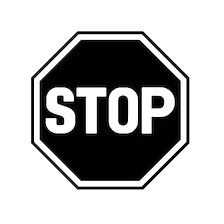
#> input picture assets/binaryimage.jpg, 224 x 224 px
$ jupyter execute exp8.ipynb
#> lines starting #> are read from the running program, lines starting #| are printed output that depends on the picture
[cell 1]
import cv2
from google.colab.patches import cv2_imshow

def image_negative(image_path):
#> called with image_path = 'assets/binaryimage.jpg'
    img = cv2.imread(image_path, cv2.IMREAD_UNCHANGED)
#> img is the input picture: shape (224, 224, 3); min 0, max 255, mean 182.5
    print(f"Image: {image_path} - Shape: {img.shape}")
#| Image: assets/binaryimage.jpg - Shape: (224, 224, 3)

    if len(img.shape) == 2:
        neg = 255 - img
    else:
        b, g, r = cv2.split(img)
        b_neg = 255 - b
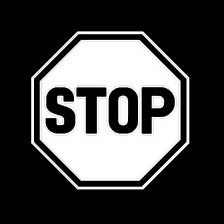
#> b_neg: shape (224, 224); min 0, max 255, mean 72.5
        g_neg = 255 - g
        r_neg = 255 - r
        neg = cv2.merge([b_neg, g_neg, r_neg])

    cv2_imshow(img)
    cv2_imshow(neg)


colorimage = 'assets/binaryimage.jpg'
greyimage = 'assets/tigergrey.jpeg'
binaryimage = 'assets/tiger.jpg'

image_negative(colorimage)
image_negative(greyimage)
#> call 2 of image_negative, with image_path = 'assets/tigergrey.jpeg'
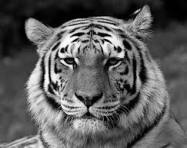
#> input picture assets/tigergrey.jpeg, 187 x 148 px
#> in image_negative, img is the input picture: shape (148, 187); min 0, max 255, mean 92.7
#| Image: assets/tigergrey.jpeg - Shape: (148, 187)
#> in image_negative (call 2), `neg = 255 - img`:
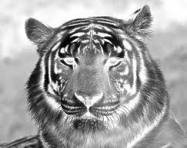
#> neg: shape (148, 187); min 0, max 255, mean 162.3
image_negative(binaryimage)
#> call 3 of image_negative, with image_path = 'assets/tiger.jpg'
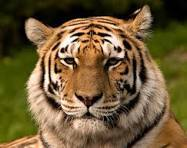
#> input picture assets/tiger.jpg, 187 x 148 px
#> in image_negative, img is the input picture: shape (148, 187, 3); mean B, G, R 55.9, 90.9, 110.4
#| Image: assets/tiger.jpg - Shape: (148, 187, 3)
#> in image_negative (call 3), `b, g, r = cv2.split(img)`:
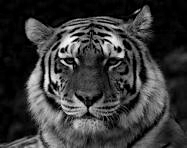
#> b: shape (148, 187); min 0, max 255, mean 55.9
#> in image_negative (call 3), `b, g, r = cv2.split(img)`:
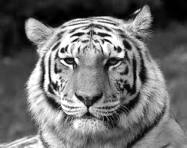
#> r: shape (148, 187); min 0, max 255, mean 110.4
#> in image_negative (call 3), `b_neg = 255 - b`:
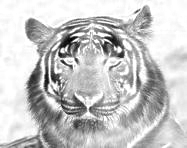
#> b_neg: shape (148, 187); min 0, max 255, mean 199.1
#> in image_negative (call 3), `r_neg = 255 - r`:
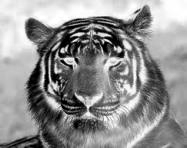
#> r_neg: shape (148, 187); min 0, max 255, mean 144.6
#> in image_negative (call 3), `neg = cv2.merge([b_neg, g_neg, r_neg])`:
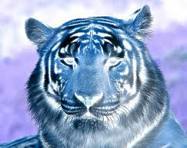
#> neg: shape (148, 187, 3); mean B, G, R 199.1, 164.1, 144.6
